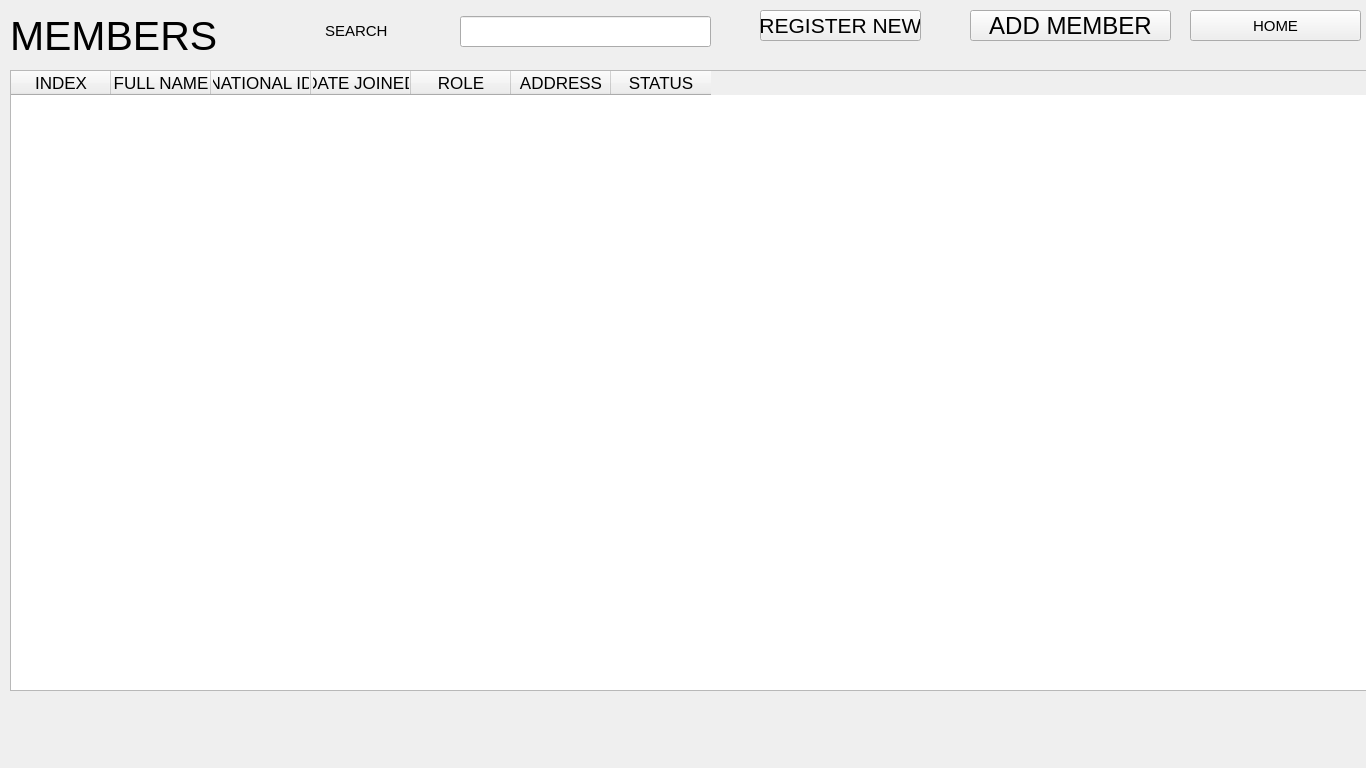
<?xml version="1.0" encoding="UTF-8"?>
<ui version="4.0">
 <class>Form</class>
 <widget class="QWidget" name="Form">
  <property name="geometry">
   <rect>
    <x>0</x>
    <y>0</y>
    <width>1366</width>
    <height>768</height>
   </rect>
  </property>
  <property name="font">
   <font>
    <pointsize>11</pointsize>
   </font>
  </property>
  <property name="windowTitle">
   <string>MEMBERS PAGE</string>
  </property>
  <widget class="QLabel" name="label">
   <property name="geometry">
    <rect>
     <x>10</x>
     <y>10</y>
     <width>221</width>
     <height>51</height>
    </rect>
   </property>
   <property name="font">
    <font>
     <pointsize>31</pointsize>
    </font>
   </property>
   <property name="text">
    <string>MEMBERS</string>
   </property>
  </widget>
  <widget class="QLabel" name="label_2">
   <property name="geometry">
    <rect>
     <x>325</x>
     <y>20</y>
     <width>141</width>
     <height>21</height>
    </rect>
   </property>
   <property name="text">
    <string>SEARCH</string>
   </property>
  </widget>
  <widget class="QLineEdit" name="searchLineEdit">
   <property name="geometry">
    <rect>
     <x>460</x>
     <y>16</y>
     <width>251</width>
     <height>31</height>
    </rect>
   </property>
   <property name="font">
    <font>
     <pointsize>16</pointsize>
    </font>
   </property>
  </widget>
  <widget class="QTableWidget" name="membersTableWidget">
   <property name="geometry">
    <rect>
     <x>10</x>
     <y>70</y>
     <width>1361</width>
     <height>621</height>
    </rect>
   </property>
   <property name="font">
    <font>
     <pointsize>13</pointsize>
    </font>
   </property>
   <property name="columnCount">
    <number>7</number>
   </property>
   <column>
    <property name="text">
     <string>INDEX</string>
    </property>
   </column>
   <column>
    <property name="text">
     <string>FULL NAME</string>
    </property>
   </column>
   <column>
    <property name="text">
     <string>NATIONAL ID</string>
    </property>
   </column>
   <column>
    <property name="text">
     <string>DATE JOINED</string>
    </property>
   </column>
   <column>
    <property name="text">
     <string>ROLE</string>
    </property>
   </column>
   <column>
    <property name="text">
     <string>ADDRESS</string>
    </property>
   </column>
   <column>
    <property name="text">
     <string>STATUS</string>
    </property>
   </column>
  </widget>
  <widget class="QPushButton" name="go_to_register">
   <property name="geometry">
    <rect>
     <x>760</x>
     <y>10</y>
     <width>161</width>
     <height>31</height>
    </rect>
   </property>
   <property name="font">
    <font>
     <pointsize>16</pointsize>
    </font>
   </property>
   <property name="text">
    <string>REGISTER NEW</string>
   </property>
  </widget>
  <widget class="QPushButton" name="add_member_btn">
   <property name="geometry">
    <rect>
     <x>970</x>
     <y>10</y>
     <width>201</width>
     <height>31</height>
    </rect>
   </property>
   <property name="font">
    <font>
     <pointsize>18</pointsize>
    </font>
   </property>
   <property name="text">
    <string>ADD MEMBER</string>
   </property>
  </widget>
  <widget class="QPushButton" name="home_btn">
   <property name="geometry">
    <rect>
     <x>1190</x>
     <y>10</y>
     <width>171</width>
     <height>31</height>
    </rect>
   </property>
   <property name="text">
    <string>HOME</string>
   </property>
  </widget>
 </widget>
 <resources/>
 <connections/>
</ui>
